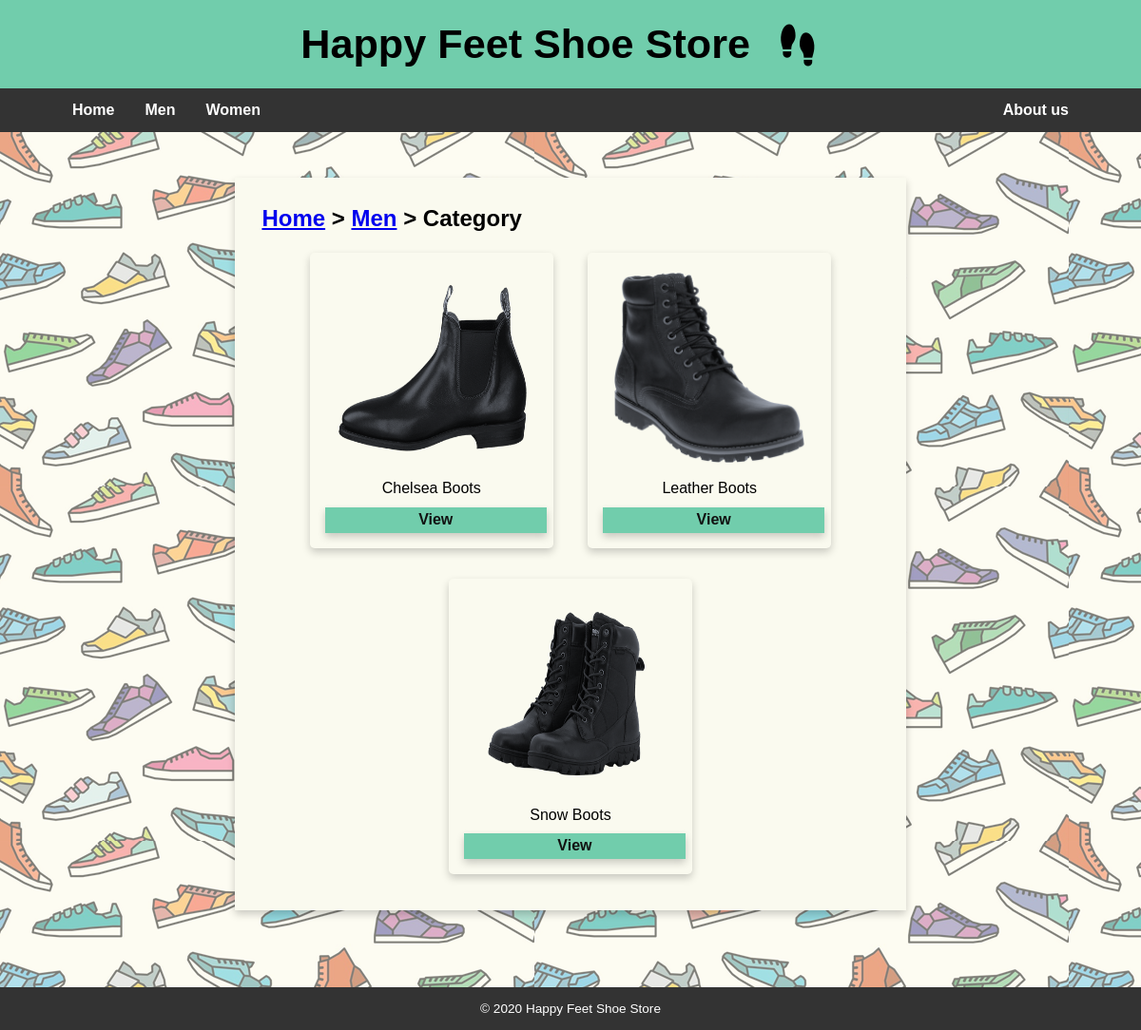
Screenshot of /men/category.php?shoe_category=1 with the database file from the repository.
### tables this page shows
CREATE TABLE `category` (
 `categoryID` int(11) NOT NULL AUTO_INCREMENT,
 `categoryName` varchar(20) NOT NULL,
 PRIMARY KEY (`categoryID`)
);

### men/category.php (the view, shortened to what this page needs)
<?php
require_once('../model/database.php');
$shoe_category = filter_input(INPUT_GET, 'shoe_category');
$query = "select distinct cat.categoryName, p.productName, replace(p.productName, ' ', '-') as productFileName, replace(p.productName, ' ', '-') as folder
            from happyfeetshoestore.product as p, happyfeetshoestore.color as c , happyfeetshoestore.category as cat
            where p.categoryID = cat.categoryID and p.`section` = 'men' and cat.categoryID = :shoe_category
            order by cat.categoryName   ";
$statement = $db->prepare($query);
$statement->bindValue(':shoe_category', $shoe_category);
$statement->execute();
$shoes = $statement->fetchAll();
include '../views/header.php';
?>
<main>
    <div class="card">
        <h3>
            <a href="../index.php">Home</a> >
            <a href="index.php">Men</a> >
            Category
        </h3>
        <div class="dashboard">
            <?php foreach($shoes as $shoe){?>
                <div class="shoeitem">
                    <img class="items" alt="shoe"
                        src="../images/men_shoes/<?php echo $shoe['categoryName'] ?>/<?php echo $shoe['productFileName'] ?>/default.png">
                    <div class="shoelabel">
                        <?php echo $shoe['productName'] ?>
                    </div>
                    <a href="type.php?shoe_category=<?php echo $shoe_category ?>&shoe_type=<?php echo $shoe['productName'] ?>" class="form_button button">View</a>
                </div>
            <?php }?>
        </div>
    </div>
</main>
<?php include '../views/footer.php'; ?>

### styles/main.css (style rules this page uses)
html { font-family: Tahoma, Geneva, sans-serif; min-height: 100%; margin: 0%; }
body { min-height: 100%; margin: 0%; min-width:1000px; width: auto !important; width:1000px; overflow: auto; }
main { background-image: url("../images/main-background.png"); background-repeat: repeat; background-color: #fafaef; padding: 4%; min-height: 600px; }
.card { background-color: #fafaef; box-shadow: 0 4px 8px 0 rgba(0,0,0,0.2); padding: 2%; margin: auto; width: 60%; margin-bottom: 3%; }
.card h3 { margin: 0%; font-size: 1.5rem; padding: 1%; }
.form_button { margin: auto; box-shadow: 0 4px 8px 0 rgba(0,0,0,0.2); background-color: #71cdac; border: none; color: #111; padding: 2%; font-weight: 600; text-align: center; text-decoration: none; font-size: 1rem; display: block; }
.items { padding: 2%; height: 200px; width: 200px; }
.dashboard { text-align: center; min-height: 500px; }
.shoeitem { box-shadow: 0 4px 8px 0 rgba(0,0,0,0.2); background-color: #fafaef; display: inline-block; border-radius: .3rem; margin: 16px; padding: 16px; }
.shoelabel { margin: 10px; }
.button { width: 14em; }

### rows the page displays
category: categoryName (placeholder picture), productName "Chelsea Boots", productName "Leather Boots", productName "Snow Boots"
